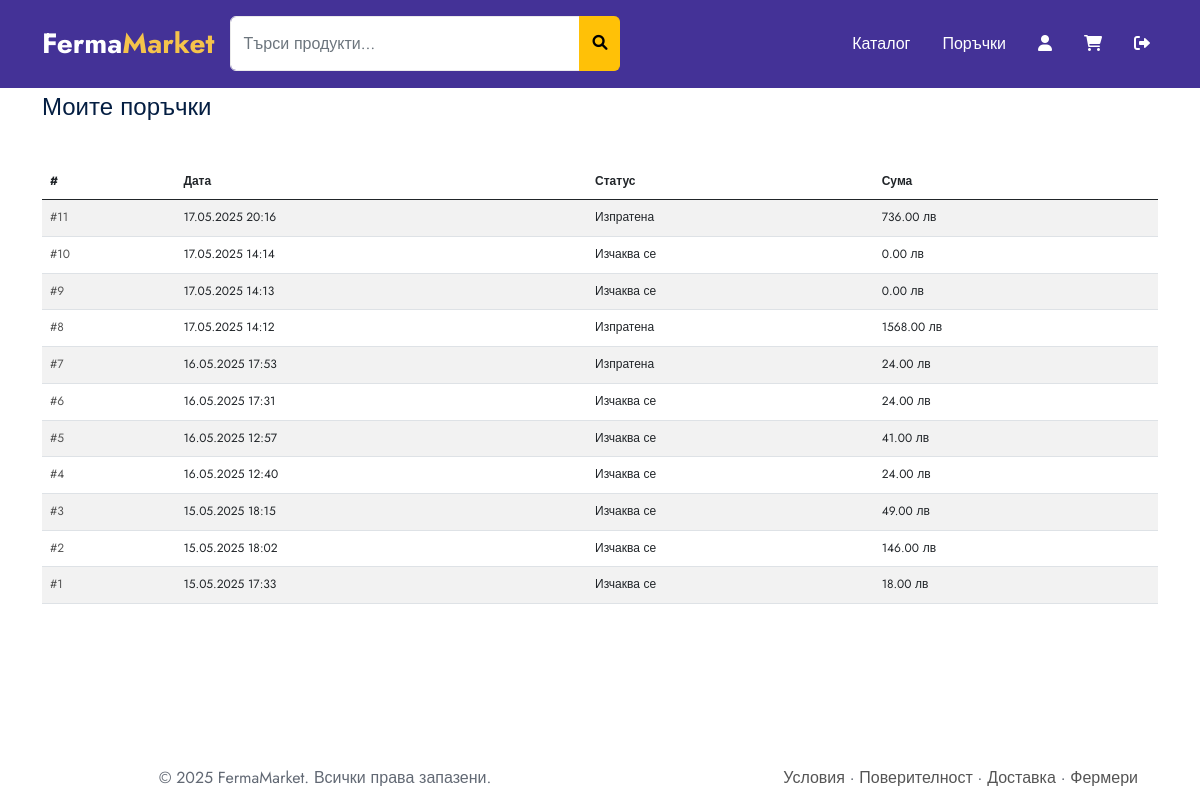
The page /client/order-history/ (signed in) on the database its author committed.
### fermamarket/orders/models.py (models this page shows, shortened)
class Order(models.Model):
    STATUS_CHOICES = [
        ('pending', 'Изчаква се'),
        ('sent', 'Изпратена'),
        ('completed', 'Завършена'),
    ]
    client = models.ForeignKey(ClientProfile, on_delete=models.CASCADE)
    created_at = models.DateTimeField(auto_now_add=True)
    status = models.CharField(max_length=20, choices=STATUS_CHOICES, default='pending')
    total_price = models.DecimalField(max_digits=10, decimal_places=2)

### fermamarket/clients/views.py (the view)
# urls.py: path('order-history/', order_history, name='order_history'),
@login_required
@permission_required('orders.view_order', raise_exception=True)
def order_history(request):
    client_profile = request.user.clientprofile
    orders = Order.objects.filter(client=client_profile).order_by('-created_at')
    return render(request, 'clients/order_history.html', {'orders': orders})

### templates/clients/order_history.html (shortened to what this page needs)
{% extends 'base.html' %}
{% block content %}
<section class="pt60 pb60">
  <div class="container">
    <h3 class="mb40">Моите поръчки</h3>
    {% if orders %}
    <div class="table-responsive">
      <table class="table table-striped">
        <thead class="thead-dark">
          <tr>
            <th scope="col">#</th>
            <th scope="col">Дата</th>
            <th scope="col">Статус</th>
            <th scope="col">Сума</th>
          </tr>
        </thead>
        <tbody>
          {% for order in orders %}
          <tr>
            <td>
                <a href="{% url 'order_details' order.id %}">#{{ order.id }}</a>
            </td>
            <td>{{ order.created_at|date:"d.m.Y H:i" }}</td>
            <td>{{ order.get_status_display }}</td>
            <td>{{ order.total_price }} лв</td>
          </tr>
          {% endfor %}
        </tbody>
      </table>
    </div>
    {% else %}
    <p>Все още нямате направени поръчки.</p>
    <a href="{% url 'product_catalog' %}" class="btn btn-thm mt-3">Пазарувай сега</a>
    {% endif %}
  </div>
</section>
{% endblock %}

### static/css/ace-responsive-menu.css (style rules this page uses)
a { color: #0d638f;text-shadow: none }

### rows shown on the page
Order: id "11", created_at "17.05.2025 20:16", status "Изпратена", total_price "736.00"
Order: id "10", created_at "17.05.2025 14:14", status "Изчаква се", total_price "0.00"
Order: id "9", created_at "17.05.2025 14:13", status "Изчаква се", total_price "0.00"
Order: id "8", created_at "17.05.2025 14:12", status "Изпратена", total_price "1568.00"
Order: id "7", created_at "16.05.2025 17:53", status "Изпратена", total_price "24.00"
Order: id "6", created_at "16.05.2025 17:31", status "Изчаква се", total_price "24.00"
Order: id "5", created_at "16.05.2025 12:57", status "Изчаква се", total_price "41.00"
Order: id "4", created_at "16.05.2025 12:40", status "Изчаква се", total_price "24.00"
Order: id "3", created_at "15.05.2025 18:15", status "Изчаква се", total_price "49.00"
Order: id "2", created_at "15.05.2025 18:02", status "Изчаква се", total_price "146.00"
Order: id "1", created_at "15.05.2025 17:33", status "Изчаква се", total_price "18.00"
